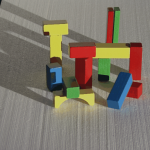
#> input picture 3) Florida Poly/Assignment 3  - Comp Vision/OTSU_Multi_2.png, 150 x 150 px
$ python OTSU_MULTI.py
#> lines starting #> are read from the running program, lines starting #| are printed output that depends on the picture
#Multi- Leveled OTSU aka a non-binary OTSU method that can be applied to section images
import matplotlib
import matplotlib.pyplot as plt
import numpy as np
import cv2
from skimage import data
from skimage.filters import threshold_multiotsu

# this is used to set the font to make it reaable
matplotlib.rcParams['font.size'] = 9

# The image we want to apply the OTSU to
image = cv2.imread("OTSU_Multi_2.png", 0)
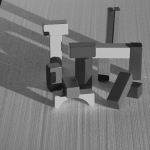
#> image: shape (150, 150); min 18, max 193, mean 119.2

#blur the image to make it clearer?
image = cv2.GaussianBlur(image, (5, 5), 0)
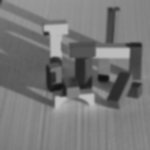
#> image: shape (150, 150); min 19, max 192, mean 119.2

# For Multi OTSU we can simply use the threshold Multiotsu of Skimage class
thresholds = threshold_multiotsu(image)
#> thresholds = [77, 117]

# Using the threshold values,this gives us the three regions of the image
regions = np.digitize(image, bins=thresholds)
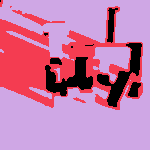
#> regions: shape (150, 150) int64; 3 distinct labels, from 0 to 2; one colour per label, 0 black

fig, ax = plt.subplots(nrows=1, ncols=3, figsize=(10, 3.5))

# Plotting the original image onto the chart
ax[0].imshow(image, cmap='gray')
ax[0].set_title('Original')
ax[0].axis('off')

# Plotting the histogram
ax[1].hist(image.ravel(), bins=255)
ax[1].set_title('Histogram')
for thresh in thresholds:
    ax[1].axvline(thresh, color='r')
#> this loop made 2 passes
#> thresh on passes 1 to 2: 77, 117

# Plotting the Multi Otsu result.
ax[2].imshow(regions, cmap='jet')
ax[2].set_title('Multi-Otsu result')
ax[2].axis('off')

plt.subplots_adjust()

plt.show()
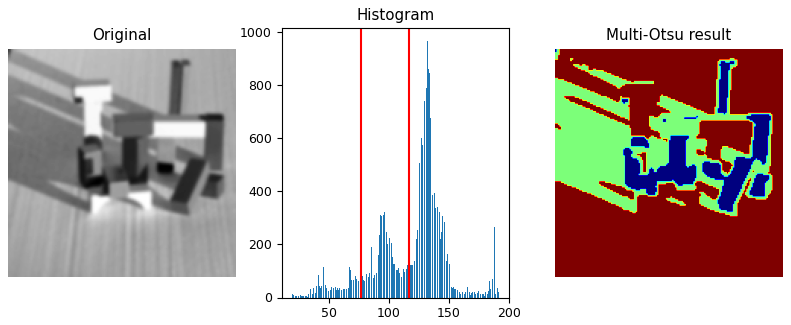
#> figure drawn by matplotlib, 3 panels; panel 2: tallest bar 966 high, from x = 131.6 to 132.3
cv2.waitKey(0) # Wait key so we can actually see the image

$ run again, with 3) Florida Poly/Assignment 3  - Comp Vision/OTSU_Multi_1.png copied over 3) Florida Poly/Assignment 3  - Comp Vision/OTSU_Multi_2.png
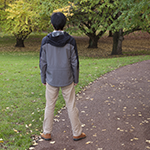
#> input picture 3) Florida Poly/Assignment 3  - Comp Vision/OTSU_Multi_1.png, 150 x 150 px
#> thresholds = [89, 127]
#> `regions = np.digitize(image, bins=thresholds)`:
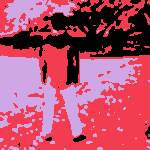
#> regions: shape (150, 150) int64; 3 distinct labels, from 0 to 2; one colour per label, 0 black
#> the loop `for thresh in thresholds:` made 2 passes
#> thresh on passes 1 to 2: 89, 127
#> `plt.show()`:
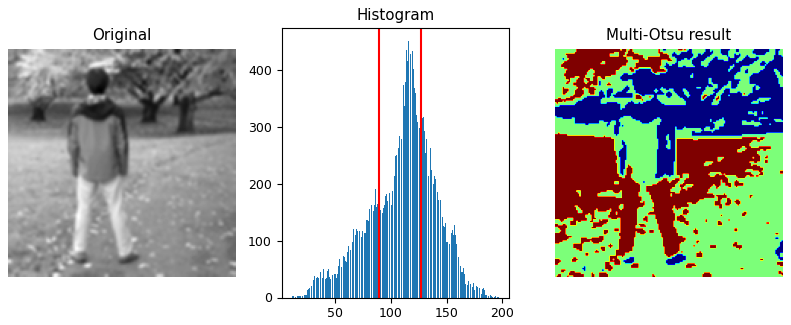
#> figure drawn by matplotlib, 3 panels; panel 2: tallest bar 451 high, from x = 115.3 to 116

$ run again, with 3) Florida Poly/Assignment 3  - Comp Vision/Mean_1.png copied over 3) Florida Poly/Assignment 3  - Comp Vision/OTSU_Multi_2.png
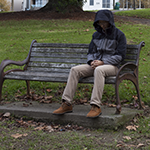
#> input picture 3) Florida Poly/Assignment 3  - Comp Vision/Mean_1.png, 150 x 150 px
#> thresholds = [70, 121]
#> `regions = np.digitize(image, bins=thresholds)`:
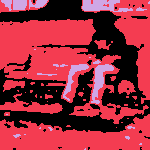
#> regions: shape (150, 150) int64; 3 distinct labels, from 0 to 2; one colour per label, 0 black
#> the loop `for thresh in thresholds:` made 2 passes
#> thresh on passes 1 to 2: 70, 121
#> `plt.show()`:
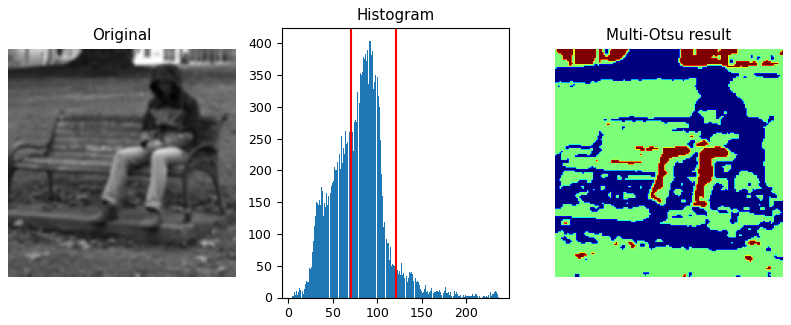
#> figure drawn by matplotlib, 3 panels; panel 2: tallest bar 404 high, from x = 91.72 to 92.63
